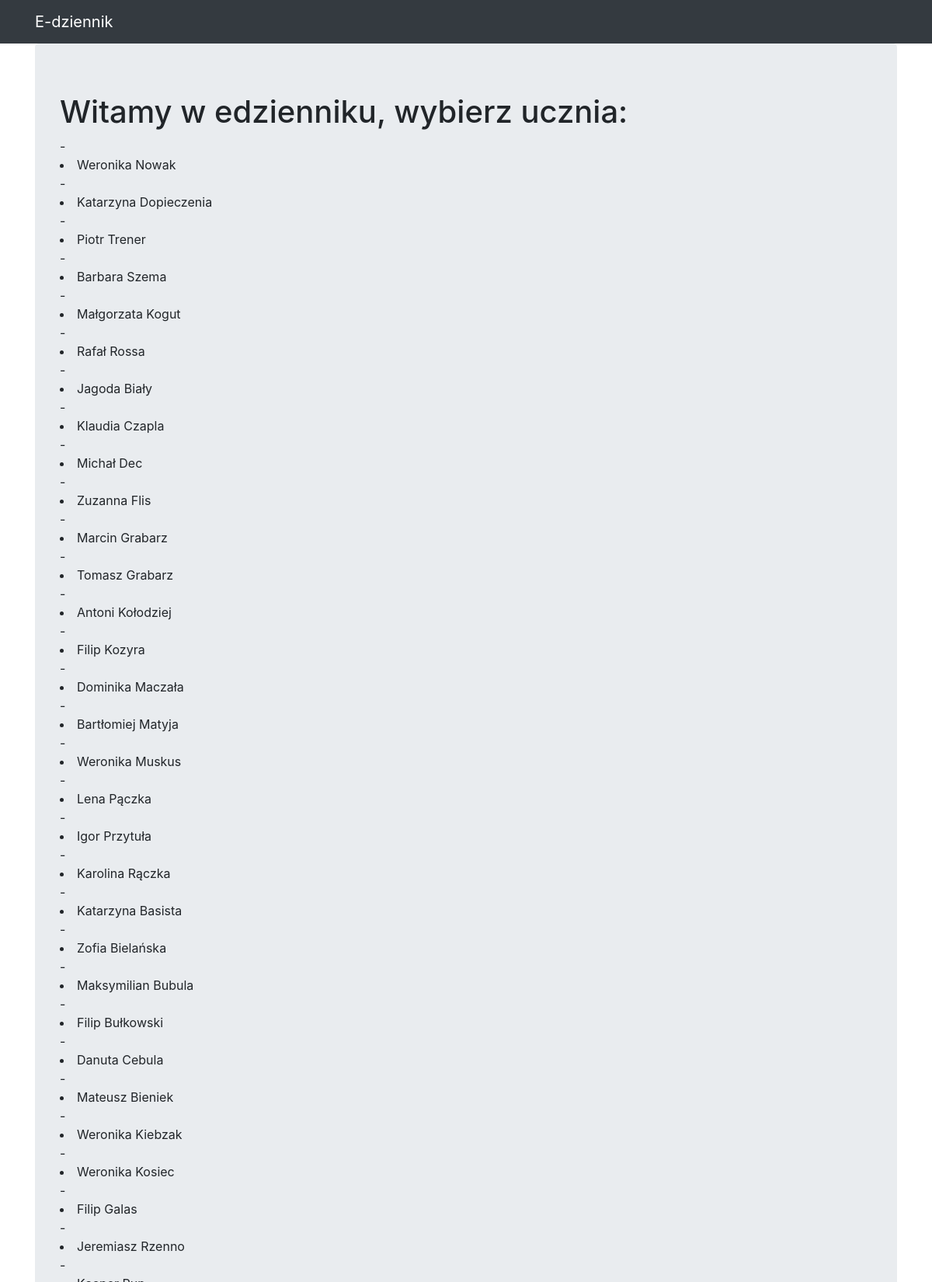
/edziennik/student/ (upper part), run on the app's committed database.
### dziennik/models.py (models this page shows, shortened)
class Student(models.Model):
    name = models.CharField(max_length=128)
    klasa = models.ForeignKey(Klasa, on_delete=models.CASCADE, null=True, blank=True)

### dziennik/views.py (the view)
# urls.py: path("student/",views.studenty, name="student"),
def studenty(request):
    return render(
        request,
        template_name="student.html",
        context={"students": Student.objects.all()}
    )

### dziennik/templates/student.html (shortened to what this page needs)
{% extends 'base.html' %}
{% block content %}
<body>
    <h1>Witamy w edzienniku, wybierz ucznia:</h1>
        {% for coś in students %}-
            <li>{{ coś.name }}</li>
        {% endfor %}
    {% endblock %}

### data on the page
Student: name "Weronika Nowak"
Student: name "Katarzyna Dopieczenia"
Student: name "Piotr Trener"
Student: name "Barbara Szema"
Student: name "Małgorzata Kogut"
Student: name "Rafał Rossa"
Student: name "Jagoda Biały"
Student: name "Klaudia Czapla"
Student: name "Michał Dec"
Student: name "Zuzanna Flis"
Student: name "Marcin Grabarz"
Student: name "Tomasz Grabarz"
Student: name "Antoni Kołodziej"
Student: name "Filip Kozyra"
Student: name "Dominika Maczała"
Student: name "Bartłomiej Matyja"
Student: name "Weronika Muskus"
Student: name "Lena Pączka"
Student: name "Igor Przytuła"
Student: name "Karolina Rączka"
Student: name "Katarzyna Basista"
Student: name "Zofia Bielańska"
Student: name "Maksymilian Bubula"
Student: name "Filip Bułkowski"
Student: name "Danuta Cebula"
Student: name "Mateusz Bieniek"
Student: name "Weronika Kiebzak"
Student: name "Weronika Kosiec"
Student: name "Filip Galas"
Student: name "Jeremiasz Rzenno"
